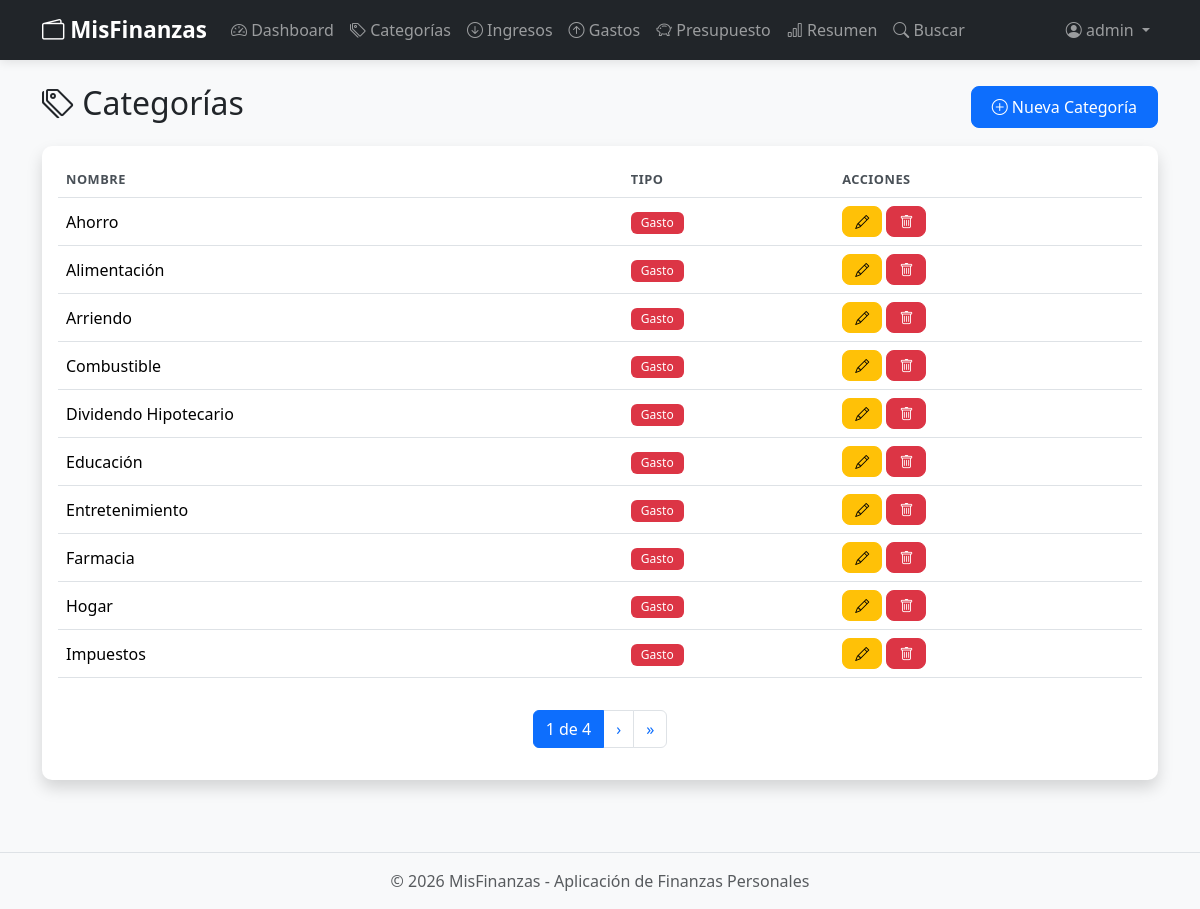
/categorias/ (signed in), run on the app's committed database.
### core/models.py (models this page shows, shortened)
class Categoria(models.Model):
    TIPOS = [
        ("INGRESO", "Ingreso"),
        ("GASTO", "Gasto"),
    ]
    usuario = models.ForeignKey(User, on_delete=models.CASCADE)
    nombre = models.CharField(max_length=100)
    tipo = models.CharField(max_length=10, choices=TIPOS)
    class Meta:
        verbose_name = "Categoría"
        verbose_name_plural = "Categorías"
        ordering = ["tipo", "nombre"]
        unique_together = ("usuario", "nombre", "tipo")

### core/views.py (the view)
# urls.py: path("categorias/", views.CategoriaListView.as_view(), name="categoria_list"),
class CategoriaListView(LoginRequiredMixin, ListView):
    model = Categoria
    template_name = "core/categoria_list.html"
    context_object_name = "categorias"
    paginate_by = 10
    def get_queryset(self):
        return Categoria.objects.filter(usuario=self.request.user)

### core/templates/core/categoria_list.html (shortened to what this page needs)
{% extends "core/base.html" %}
{% block content %}
<div class="d-flex justify-content-between align-items-center mb-3">
    <h2><i class="bi bi-tags"></i> Categorías</h2>
    <a href="{% url 'categoria_create' %}" class="btn btn-primary">
        <i class="bi bi-plus-circle"></i> Nueva Categoría
    </a>
</div>
<div class="card shadow">
    <div class="card-body">
        <div class="table-responsive">
            <table class="table table-hover">
                <thead>
                    <tr>
                        <th>Nombre</th>
                        <th>Tipo</th>
                        <th>Acciones</th>
                    </tr>
                </thead>
                <tbody>
                    {% for categoria in categorias %}
                    <tr>
                        <td>{{ categoria.nombre }}</td>
                        <td>
                            {% if categoria.tipo == "INGRESO" %}
                            <span class="badge bg-success">{{ categoria.get_tipo_display }}</span>
                            {% else %}
                            <span class="badge bg-danger">{{ categoria.get_tipo_display }}</span>
                            {% endif %}
                        </td>
                        <td>
                            <a href="{% url 'categoria_update' categoria.pk %}" class="btn btn-sm btn-warning">
                                <i class="bi bi-pencil"></i>
                            </a>
                            <a href="{% url 'categoria_delete' categoria.pk %}" class="btn btn-sm btn-danger">
                                <i class="bi bi-trash"></i>
                            </a>
                        </td>
                    </tr>
                    {% empty %}
                    <tr>
                        <td colspan="3" class="text-center text-muted py-4">
                            <i class="bi bi-inbox"></i> No hay categorías registradas.
                        </td>
                    </tr>
                    {% endfor %}
                </tbody>
            </table>
        </div>
        {% if is_paginated %}
        <nav>
            <ul class="pagination justify-content-center">
                <li class="page-item active"><span class="page-link">{{ page_obj.number }} de {{ page_obj.paginator.num_pages }}</span></li>
                {% if page_obj.has_next %}
                <li class="page-item"><a class="page-link" href="?page={{ page_obj.next_page_number }}">&rsaquo;</a></li>
                <li class="page-item"><a class="page-link" href="?page={{ page_obj.paginator.num_pages }}">&raquo;</a></li>
                {% endif %}
            </ul>
        </nav>
        {% endif %}
    </div>
</div>
{% endblock %}

### core/templates/core/base.html (shortened to what this page needs)
<!DOCTYPE html>
{% load static %}
<html lang="es">
<head>
    <link href="https://cdn.jsdelivr.net/npm/bootstrap@5.3.3/dist/css/bootstrap.min.css" rel="stylesheet">
    <link rel="stylesheet" href="https://cdn.jsdelivr.net/npm/bootstrap-icons@1.11.3/font/bootstrap-icons.min.css">
    <link rel="stylesheet" href="{% static 'core/css/style.css' %}">
</head>
<body>
    <nav class="navbar navbar-expand-lg navbar-dark bg-dark">
        <div class="container">
            <a class="navbar-brand fw-bold" href="{% if user.is_authenticated %}{% url 'dashboard' %}{% else %}{% url 'login' %}{% endif %}">
                <i class="bi bi-wallet2"></i> MisFinanzas
            </a>
            <div class="collapse navbar-collapse" id="navbarNav">
                {% if user.is_authenticated %}
                <ul class="navbar-nav me-auto">
                    <li class="nav-item">
                        <a class="nav-link" href="{% url 'dashboard' %}">
                            <i class="bi bi-speedometer2"></i> Dashboard
                        </a>
                    </li>
                    <li class="nav-item">
                        <a class="nav-link" href="{% url 'categoria_list' %}">
                            <i class="bi bi-tags"></i> Categorías
                        </a>
                    </li>
                    <li class="nav-item">
                        <a class="nav-link" href="{% url 'ingreso_list' %}">
                            <i class="bi bi-arrow-down-circle"></i> Ingresos
                        </a>
                    </li>
                    <li class="nav-item">
                        <a class="nav-link" href="{% url 'gasto_list' %}">
                            <i class="bi bi-arrow-up-circle"></i> Gastos
                        </a>
                    </li>
                    <li class="nav-item">
                        <a class="nav-link" href="{% url 'presupuesto_list' %}">
                            <i class="bi bi-piggy-bank"></i> Presupuesto
                        </a>
                    </li>
                    <li class="nav-item">
                        <a class="nav-link" href="{% url 'resumen' %}">
                            <i class="bi bi-bar-chart"></i> Resumen
                        </a>
                    </li>
                    <li class="nav-item">
                        <a class="nav-link" href="{% url 'busqueda' %}">
                            <i class="bi bi-search"></i> Buscar
                        </a>
                    </li>
                </ul>
                <ul class="navbar-nav">
                    <li class="nav-item dropdown">
                        <a class="nav-link dropdown-toggle" href="#" role="button" data-bs-toggle="dropdown">
                            <i class="bi bi-person-circle"></i> {{ user.first_name|default:user.username }}
                        </a>
                    </li>
                </ul>
                {% endif %}
            </div>
        </div>
    </nav>
    <main class="container my-4">
        {% block content %}{% endblock %}
    </main>
    <footer class="bg-light text-center py-3 mt-5">
        <p class="mb-0 text-muted">&copy; {% now "Y" %} MisFinanzas - Aplicación de Finanzas Personales</p>
    </footer>
</body>
</html>

### core/static/core/css/style.css (style rules this page uses)
:root { --ingreso-color: #198754; --gasto-color: #dc3545; }
body { background-color: #f8f9fa; min-height: 100vh; display: flex; flex-direction: column; }
main { flex: 1; }
.card { border-radius: 10px; border: none; transition: transform 0.2s ease, box-shadow 0.2s ease; }
.table th { border-top: none; font-weight: 600; color: #495057; text-transform: uppercase; font-size: 0.8rem; letter-spacing: 0.5px; }
.table td { vertical-align: middle; }
.navbar { box-shadow: 0 2px 10px rgba(0, 0, 0, 0.1); }
.navbar-brand { font-size: 1.4rem; }
.btn { border-radius: 8px; padding: 8px 20px; font-weight: 500; transition: all 0.2s; }
.btn-sm { padding: 4px 12px; }
.badge { font-weight: 500; padding: 5px 10px; }
.pagination { margin-top: 1rem; }
footer { border-top: 1px solid #dee2e6; }

### data on the page
Categoria: nombre "Ahorro", tipo "Gasto"
Categoria: nombre "Alimentación", tipo "Gasto"
Categoria: nombre "Arriendo", tipo "Gasto"
Categoria: nombre "Combustible", tipo "Gasto"
Categoria: nombre "Dividendo Hipotecario", tipo "Gasto"
Categoria: nombre "Educación", tipo "Gasto"
Categoria: nombre "Entretenimiento", tipo "Gasto"
Categoria: nombre "Farmacia", tipo "Gasto"
Categoria: nombre "Hogar", tipo "Gasto"
Categoria: nombre "Impuestos", tipo "Gasto"

### other printed values
{{ user.first_name|default:user.username }} "admin"
{{ page_obj.number }} "1"
{{ page_obj.paginator.num_pages }} "4"
